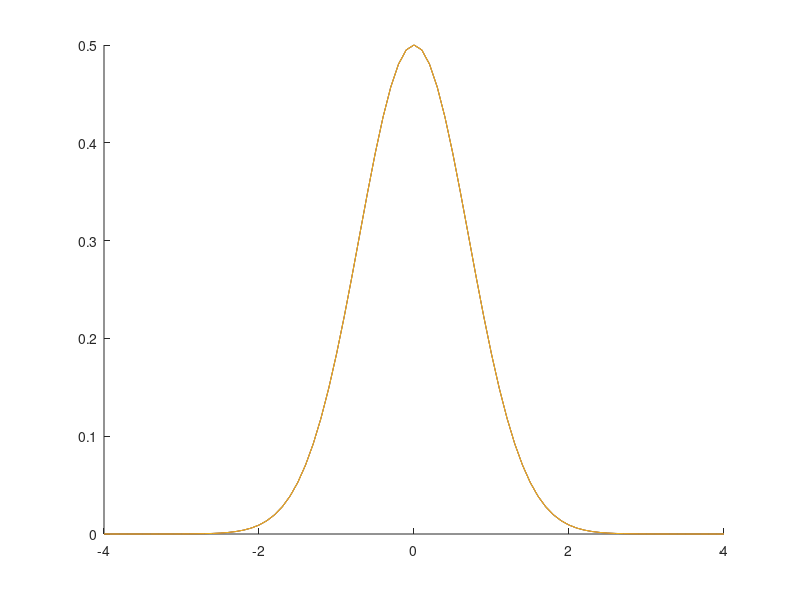

This figure's MATLAB source:
% Problem 3
k = 1/2;
t = -4:0.1:4;
diff_eq = k.*exp(-t.^2);
hold on
plot(t,diff_eq)
k = 1;
plot(t,diff_eq)
k = 2;
plot(t,diff_eq)
hold off

